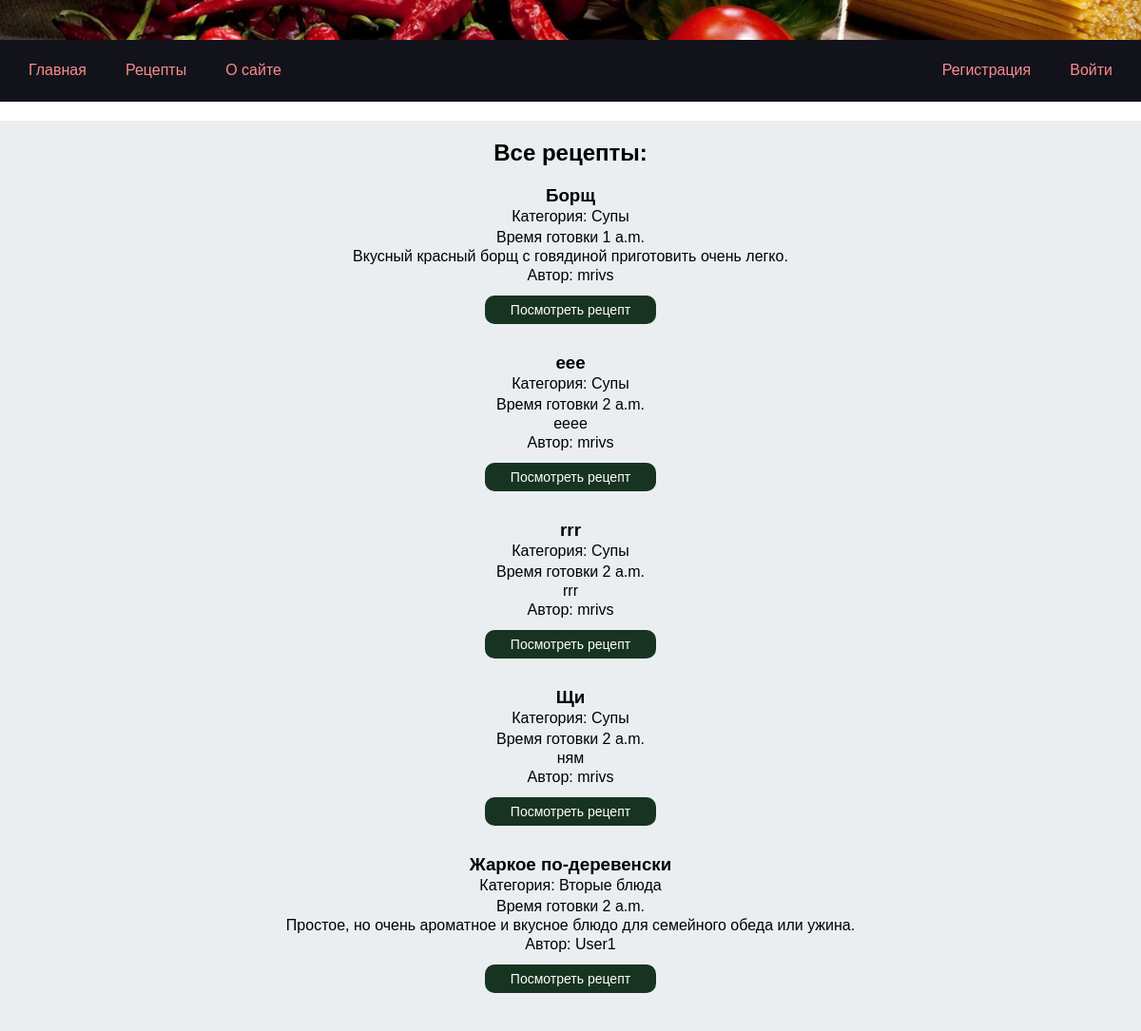
Before: /recipes/ with the older database file.
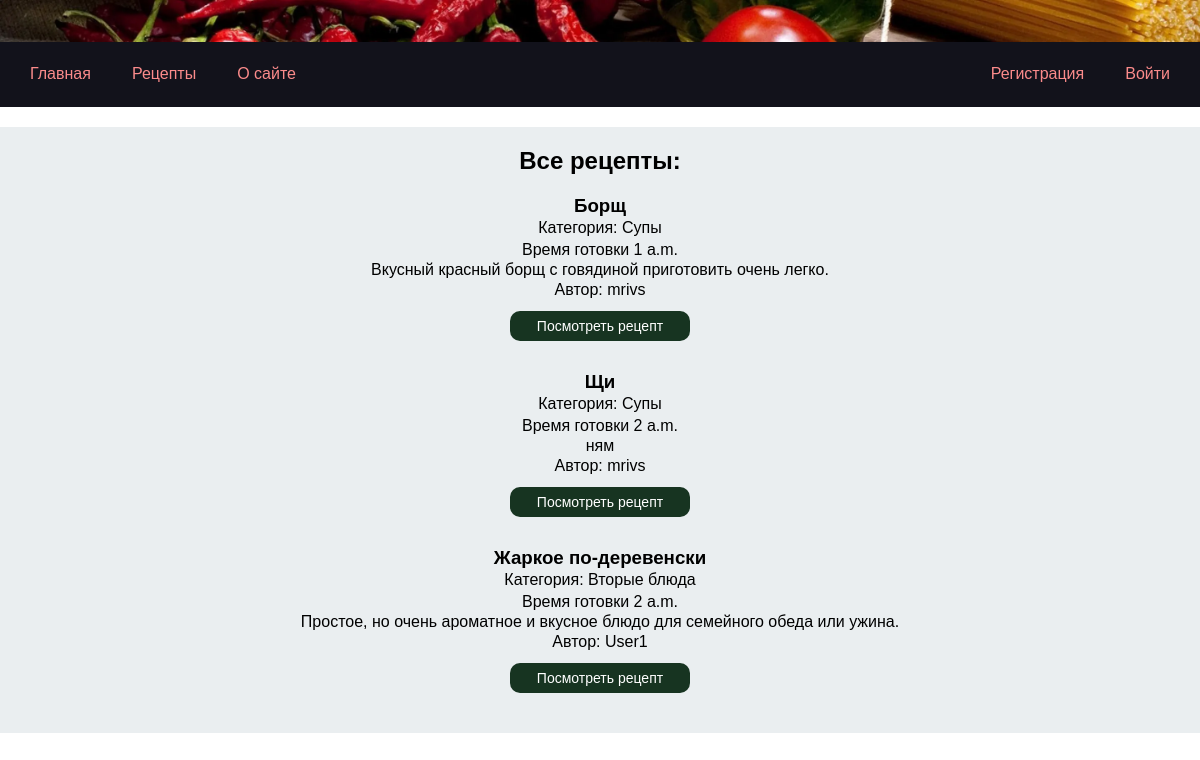
After: the same page with the newer database file.
### app_cookbook/models.py (models this page shows, shortened)
class Recipe(models.Model):
    title=models.CharField(max_length=100)
    description=models.TextField(max_length=2000)
    ingredients=models.TextField(max_length=2000, default='')
    steps=models.TextField(max_length=2000)
    cooking_time=models.TimeField()
    pecipe_image=models.ImageField(null=True, blank=True)
    author=models.ForeignKey(User,on_delete=models.CASCADE)
    category = models.ForeignKey(Category, on_delete=models.CASCADE)

class Category(models.Model):
    name=models.CharField(max_length=100)
    description=models.TextField(max_length=2000)

### app_cookbook/views.py (the view)
# urls.py: path('recipes/', views.recipes, name='recipes'),
def recipes(request):
    recipes = Recipe.objects.all()
    context = {"title": "recipes",'recipes': recipes}
    return render(request, "app_cookbook/recipes.html", context)

### app_cookbook/templates/app_cookbook/recipes.html
{% extends 'base.html' %}
{% block content %}
<section class='section-box'>
    <div class="content-box">
    <h1>Все рецепты:</h1>
    {% for recipe in recipes %}
    <div class="recipe-short">
        <h3>{{ recipe.title }}</h3>
        <p>Категория: {{ recipe.category.name }}<p>
        <p>Время готовки {{ recipe.cooking_time }}</p>
        <p>{{ recipe.description }}</p>
        <p>Автор: {{ recipe.author.username }}</p>
        <a href="{% url 'recipe_detail' recipe.id %}"><button class='button-recipe'>Посмотреть рецепт </button></a>
    </div>
    {% endfor %}
</div>
</section>
{% endblock %}

### templates/base.html (shortened to what this page needs)
{% load static %}
<!DOCTYPE html>
<html lang="ru">
<head>
    <link rel="stylesheet" type="text/css" href="{% static 'css/styles.css' %}" />
</head>
<body>
    <section class='intro'>
        <div class='intro-box'>
            <img class='intro-box__image' src="{% static 'images/intro.webp' %}" alt="Image">
        </div>
    </section>
    <header class="header">
        <div class="header-box">
            <div class="header-box-left">
                <a class='header-main-list__text' href="{% url 'main' %}">Главная</>
                    <a class='header-main-list__text' href="{% url 'recipes' %}">Рецепты</a>
                    <a class='header-main-list__text' href="{% url 'about' %}">О сайте</a>
            </div>
            <div class="header-box-right">
                {% if request.user.is_authenticated %}
                <a class='header-main-list__text' href="{% url 'recipe_add' %}">Добавить рецепт</a>
                <a class='header-main-list__text' href="{% url 'user_recipes' %}">Мои рецепты</a>
                <a class='header-main-list__text'> Приветствую, {{ user.username}} !</a>
                <a class='header-main-list__text' href="{% url 'logout' %}">Выйти</a>
                {% else %}
                <a class='header-main-list__text' href="{% url 'register' %}">Регистрация</a>
                <a class='header-main-list__text' href="{% url 'login' %}">Войти</a>
                {% endif %}
            </div>
        </div>
    </header>
    {% block content %}{% endblock %}
</body>
</html>

### static/css/styles.css (style rules this page uses)
html { font-family: 'Arial', sans-serif; }
* { margin: 0; padding: 0; text-decoration: none; }
.header { background-color: #12121b; width: 100%; height: 65px; flex-shrink: 0; margin: 0; display: flex; justify-content: center; align-items: center; margin-bottom: 20px; }
.header-box { width: 1140px; display: flex; justify-content: space-between; align-items: center; }
.header-box-left { gap: 41px; display: flex; justify-content: space-between; align-items: center; height: 38px; }
.header-box-right { gap: 41px; display: flex; justify-content: space-between; align-items: center; }
.header-main-list__text { color: #fb8b8b; font-family: "Arial"; font-size: 16px; font-style: normal; font-weight: 400; line-height: normal; }
.intro { display: flex; justify-content: center; width: 100%; align-items: center; }
.intro-box { display: flex; justify-content: center; align-items: center; }
.intro-box__image { width: 100%; }
.section-box { background-color: #eaeef0; width: 100%; flex-shrink: 0; display: flex; justify-content: center; align-items: center; }
.content-box { margin-top: 20px; margin-bottom: 30px; width: 1140px; display: flex; flex-direction: column; justify-content: space-between; align-items: center; gap: 10px; }
.button-recipe { margin-top: 10px; width: 180px; height: 30px; font-family: 'Arial'; font-style: normal; font-weight: 300; font-size: 14px; line-height: 18px; display: flex; justify-content: center; align-items: center; color: #ffffff; background: #173421; cursor: pointer; border-radius: 10px; vertical-align: middle; border: none; }
.recipe-short { margin-top: 10px; margin-bottom: 10px; width: 1140px; display: flex; flex-direction: column; justify-content: space-between; align-items: center; gap: 2px; }

Changed rows visible on the page:
removed Recipe: title "еее", category.name "Супы", cooking_time "2 a.m.", description "ееее", author.username "mrivs"
removed Recipe: title "rrr", category.name "Супы", cooking_time "2 a.m.", description "rrr", author.username "mrivs"
